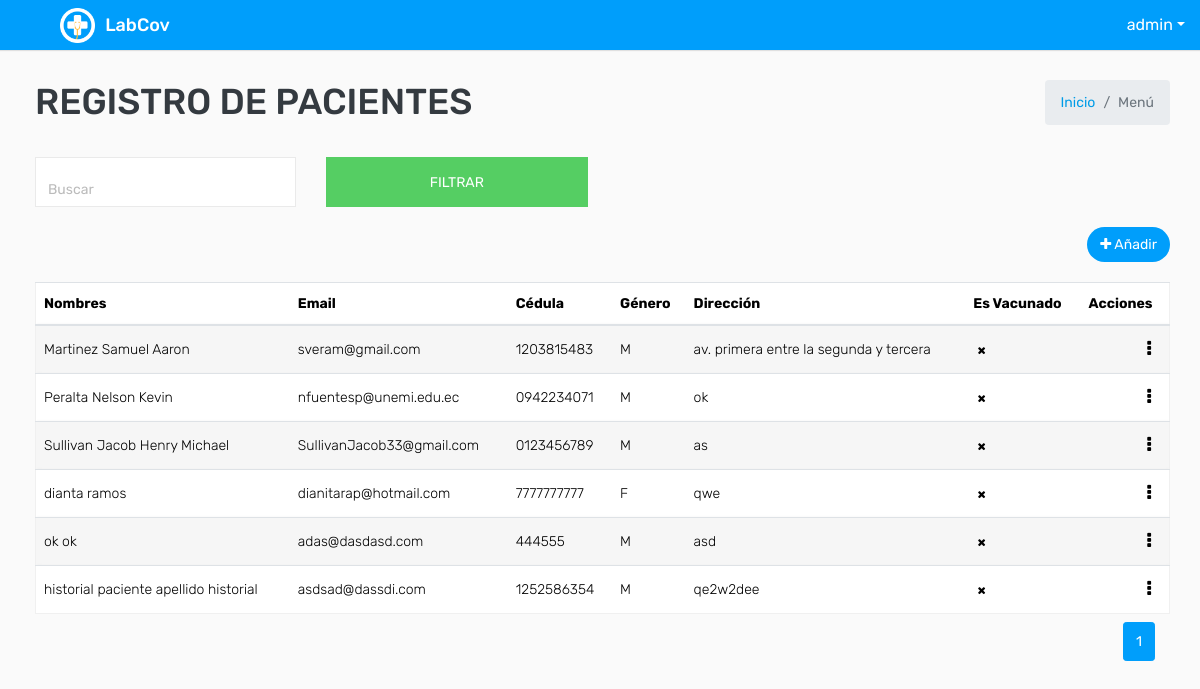
Before: /paciente/ (signed in) with the older database file.
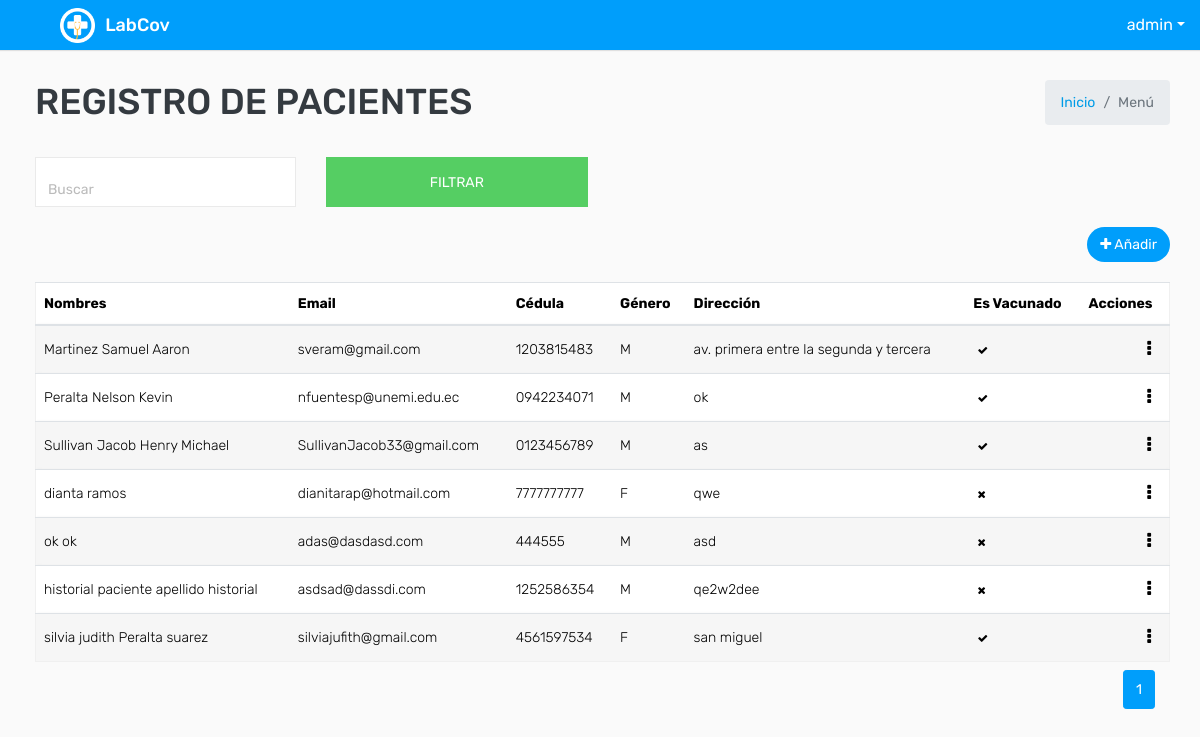
After: the same page with the newer database file.
### covid/models.py (models this page shows, shortened)
class ModeloBase(models.Model):
    class Meta:
        abstract = True
    """Model definition for ModeloBase."""
    fecha_creacion = models.DateTimeField(verbose_name='Fecha creación',auto_now_add=True)
    usuario_creacion = models.ForeignKey(settings.AUTH_USER_MODEL, verbose_name='Usuario Creación', related_name='+', blank=True, null=True,on_delete=models.PROTECT, editable=False)
    usuario_modificacion = models.ForeignKey(settings.AUTH_USER_MODEL, verbose_name='Usuario Modificación', related_name='+', blank=True, null=True,on_delete=models.PROTECT , editable=False)
    fecha_modificacion = models.DateTimeField(verbose_name='Fecha Modificación', auto_now=True)

class User(AbstractUser,ModeloBase):
    cedula=models.CharField(max_length=10, verbose_name='Cédula', unique = True)
    tipo_genero = (('M', 'Masculino'), ('F', 'Femenino'))
    genero = models.CharField('Género', choices=tipo_genero, default='M', max_length=1)

class Paciente(ModeloBase):
     usuario  = models.OneToOneField(settings.AUTH_USER_MODEL, verbose_name="Usuario",on_delete=models.PROTECT)
     direccion = models.CharField("Dirección", max_length=200 )
     es_vacunado = models.BooleanField(verbose_name="¿Está usted vacunado contra el covid?" )
     vacuna = models.ForeignKey(Vacuna, verbose_name="Tipo de Vacuna", on_delete=models.PROTECT,null=True,blank=True)
     Diagnostico = models.TextField(verbose_name="Diágnostico previo",null=True, blank=True)

### covid/views.py (the view, shortened to what this page needs)
# urls.py: path('paciente/', key.PacienteListView.as_view(), name="paciente_listar") ,
class PacienteListView(LoginRequiredMixin,PermissionRequiredMixin,ListView):
    permission_required = 'covid.view_paciente'
    model = Paciente
    paginate_by = 7
    template_name = "paciente/paciente_listar.html"
    def get_queryset(self):
        busqueda = self.request.GET.get("buscar")
        queryset = Paciente.objects.all().order_by("pk")
        return queryset
    def get_context_data(self, **kwargs):
        context = super().get_context_data(**kwargs)
        context['titulo'] = "Registro de Pacientes"
        return context

### templates/paciente/paciente_listar.html (shortened to what this page needs)
{% extends 'plantillaBase.html' %} {% block content %}
<div class="mt-2">
    <form action="" method="GET">
        <div class="row filter-row">
            <div class="col-sm-6 col-md-3">
                <div class="form-group form-focus select-focus focused">
                    <input type="text" name="buscar" id="id_buscar" class="form-control float-right" placeholder="Buscar">
                </div>
            </div>
            <div class="col-sm-6 col-md-3">
                <button type="submit" class="btn btn-success btn-block"> Filtrar </button>
            </div>
        </div>
    </form>
</div>
<div class="row ">
    <div class="col-sm-12 col-12 text-right m-b-20">
        {% if perms.covid.add_paciente%}
        <a href="{% url 'paciente_crear'%}" class="btn btn btn-primary btn-rounded float-right"><i class="fa fa-plus"></i>
            Añadir</a> {% endif %}
    </div>
</div>
<div class="row">
    <div class="col-md-12">
        <div class="table-responsive">
            <div id="DataTables_Table_0_wrapper" class="dataTables_wrapper dt-bootstrap4 no-footer">
                <div class="row">
                    <div class="col-sm-12">
                        <table class="table table-border table-striped custom-table  mb-0  no-footer" id="DataTables_Table_0" role="grid" aria-describedby="DataTables_Table_0_info">
                            <thead>
                                <tr>
                                    <th>Nombres</th>
                                    <th>Email</th>
                                    <th>Cédula</th>
                                    <th>Género</th>
                                    <th>Dirección</th>
                                    <th>Es Vacunado</th>
                                    <th>Acciones</th>
                                </tr>
                            </thead>
                            <tbody>
                                {% for dato in object_list %}
                                <tr>
                                    <td>{{ dato.usuario.last_name }} {{ dato.usuario.first_name }}</td>
                                    <td>{{ dato.usuario.email }}</td>
                                    <td>{{ dato.usuario.cedula }}</td>
                                    <td>{{ dato.usuario.genero }}</td>
                                    <td>{{ dato.direccion }}</td>
                                    <td>
                                        {% if dato.es_vacunado == True %}
                                        <a class="badge " data-toggle="tooltip" data-placement="top" title="es vacunado"><span class="fa fa-check "></span></a> {% else %}
                                        <a class="badge" data-toggle="tooltip" data-placement="top" title="es vacunado"><span class="fa fa-times "></span></a> {% endif %}
                                    </td>
                                    <td class="text-right">
                                        <div class="dropdown dropdown-action">
                                            <a class="action-icon dropdown-toggle" data-toggle="dropdown" aria-expanded="false"><i class="fa fa-ellipsis-v"></i></a>
                                        </div>
                                    </td>
                                </tr>
                                {% endfor %}
                            </tbody>
                        </table>
                    </div>
                </div>
            </div>
        </div>
        <div class="container-fluid">
            <ul class="pagination pagination-sm m-0 float-right">
                <nav aria-label="Page navigation example">
                    <ul class="pagination justify-content-center mt-2">
                         {% for i in page_obj.paginator.page_range %} {% if i == page_obj.number %}
                        <li class="page-item active">
                            <a class="page-link" href="#">{{ i }}</a>
                        </li>
                        {% else %}
                        <li class="page-item">
                            <a class="page-link" href="?page={{ i }}">{{ i }}</a>
                        </li>
                        {% endif %} {% endfor %}
                    </ul>
                </nav>
            </ul>
        </div>
    </div>
</div>
{% endblock %}

### templates/plantillaBase.html (shortened to what this page needs)
<!DOCTYPE html>
<html lang="es">
{% load static %}
<head>
    <link rel="stylesheet" type="text/css" href="{% static 'css/bootstrap.min.css'%}">
    <link rel="stylesheet" type="text/css" href="{% static 'css/font-awesome.min.css'%}">
    <link rel="stylesheet" type="text/css" href="{% static 'css/bootstrap-duallistbox.min.css'%}">
    <link rel="stylesheet" type="text/css" href="{% static 'css/style.css'%}">
    <link href="{% static 'css/select2.min.css'%}" rel="stylesheet">
    <link href="{% static 'css/select2-bootstrap4.min.css'%}" rel="stylesheet"> {% block content_extra_css %} {% endblock content_extra_css %}
</head>
<body>
    <div class="main-wrapper">
        <div class="header">
            <div class="header-left">
                <a href="{% url 'dashboard'%}" class="logo">
                    <img src="{% static 'img/logo.png' %}" width="35" height="35" alt="">
                    <span>LabCov</span></a>
            </div>
            <ul class="nav user-menu float-right">
                <li class="nav-item dropdown has-arrow">
                    <a href="#" class="dropdown-toggle nav-link user-link" data-toggle="dropdown"></span><span>{{ request.user }}</span></a>
                </li>
            </ul>
        </div>
        <div class="page-wrapper ">
            <div class="content ">
                <div class="row mb-2 ">
                    <div class="col-sm-8 ">
                        <h1 class="m-0 text-dark ">{{ titulo.upper }}</h1>
                    </div>
                    <div class="col-sm-4 ">
                        <ol class="breadcrumb float-sm-right ">
                            <li class="breadcrumb-item "><a href="{% url 'dashboard'%} ">Inicio</a></li>
                            <li class="breadcrumb-item active ">Menú</li>
                        </ol>
                    </div>
                </div>
                {% block content %} {% endblock %}
            </div>
        </div>
    </div>
</body>
</html>

Changed rows visible on the page:
changed Paciente "av. primera entre la segunda y tercera": es_vacunado empty → True (drawn)
changed Paciente "Peralta": es_vacunado empty → True (drawn)
changed Paciente "as": es_vacunado empty → True (drawn)
added Paciente: usuario.last_name "silvia judith", usuario.first_name "Peralta suarez", usuario.email "silviajufith@gmail.com", usuario.cedula "4561597534", usuario.genero "F", direccion "san miguel", es_vacunado True (drawn)
